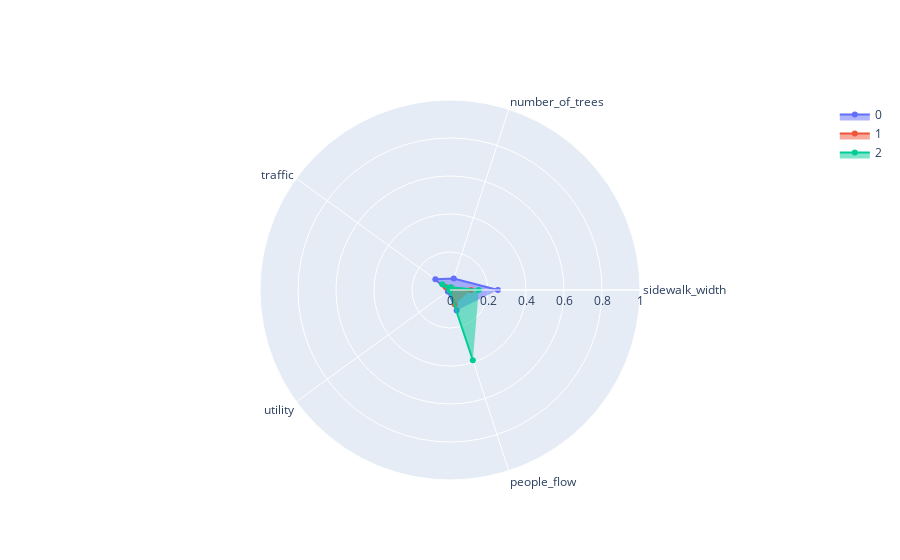

Notebook source saved alongside this figure:
### Code cell
fig = go.Figure()

for i in range(estimator.n_clusters):
    fig.add_trace(go.Scatterpolar(
        r = estimator.cluster_centers_[i],
        theta = X.columns,
        fill = 'toself',
        name = i
    ))

fig.update_layout(
    polar=dict(
        radialaxis=dict(
            visible=True,
            range=[0, 1]
        )
    ),
)

fig.show()

### Figure 1 — Plotly figure (JSON) as saved in the notebook; plotly's stock layout.template omitted (floating-point values rounded to 4 significant figures)
{"data": [{"fill": "toself", "name": "0", "r": [0.2522, 0.06359, 0.09532, 0.01416, 0.1133], "theta": ["sidewalk_width", "number_of_trees", "traffic", "utility", "people_flow"], "type": "scatterpolar"}, {"fill": "toself", "name": "1", "r": [0.1098, 0.01416, 0.02789, 0.002478, 0.08087], "theta": ["sidewalk_width", "number_of_trees", "traffic", "utility", "people_flow"], "type": "scatterpolar"}, {"fill": "toself", "name": "2", "r": [0.1515, 0.015, 0.05051, 0.003266, 0.3891], "theta": ["sidewalk_width", "number_of_trees", "traffic", "utility", "people_flow"], "type": "scatterpolar"}], "layout": {"polar": {"radialaxis": {"range": [0, 1], "visible": true}}}}
